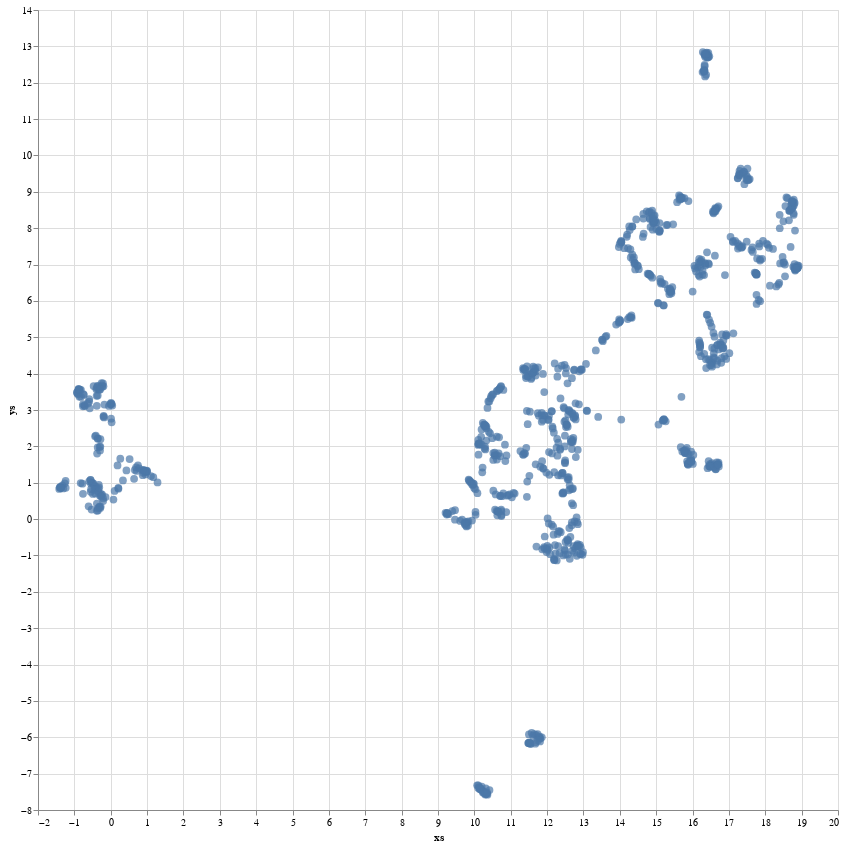

Notebook code for this chart:
### Code cell
import altair as alt

alt.Chart(dd).mark_circle(size=60).encode(
    x='xs:Q',
    y='ys:Q',
    tooltip='ts',
).properties(width=800, height=800).interactive()

### Figure 1 — Vega-Lite specification as saved in the notebook (floating-point values rounded to 4 significant figures; data arrays with more than 128 entries replaced by an {"elided": "..."} marker saying what was removed)
{"config": {"view": {"continuousWidth": 300, "continuousHeight": 300}}, "data": {"name": "data-bb79eeb25075f1a3e7b518381a156570"}, "mark": {"type": "circle", "size": 60}, "encoding": {"tooltip": {"field": "ts", "type": "nominal"}, "x": {"field": "xs", "type": "quantitative"}, "y": {"field": "ys", "type": "quantitative"}}, "height": 800, "params": [{"name": "param_1", "select": {"type": "interval", "encodings": ["x", "y"]}, "bind": "scales"}], "width": 800, "$schema": "https://vega.github.io/schema/vega-lite/v5.17.0.json", "datasets": {"data-bb79eeb25075f1a3e7b518381a156570": {"elided": "914 records"}}}
